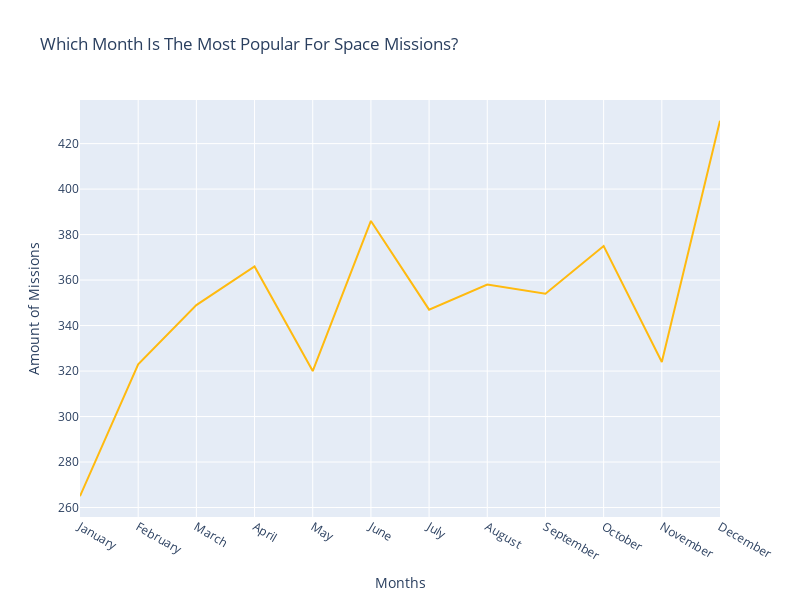

The notebook cell this image was saved under:
### Markdown cell above
### Space Missions Over The Months

### Code cell
fig = px.line(
    x=x_values,
    y=months.values,
    title="Which Month Is The Most Popular For Space Missions?",
    color_discrete_sequence=['#ffba0f'],
    width=800,
    height=600
)

fig.update_layout(
    xaxis_title="Months",
    yaxis_title="Amount of Missions",
    xaxis=dict(
        tickmode='array',
        tickvals=x_values,
        ticktext=x_values
    )
)

fig.update_traces(hovertemplate='%{y} Missions').show()

### Figure 1 — Plotly figure (JSON) as saved in the notebook; plotly's stock layout.template omitted (floating-point values rounded to 4 significant figures)
{"data": [{"hovertemplate": "%{y} Missions", "legendgroup": "", "line": {"color": "#ffba0f", "dash": "solid"}, "marker": {"symbol": "circle"}, "mode": "lines", "name": "", "orientation": "v", "showlegend": false, "type": "scatter", "x": ["January", "February", "March", "April", "May", "June", "July", "August", "September", "October", "November", "December"], "xaxis": "x", "y": [265, 323, 349, 366, 320, 386, 347, 358, 354, 375, 324, 430], "yaxis": "y"}], "layout": {"height": 600, "legend": {"tracegroupgap": 0}, "title": {"text": "Which Month Is The Most Popular For Space Missions?"}, "width": 800, "xaxis": {"anchor": "y", "domain": [0, 1], "tickmode": "array", "ticktext": ["January", "February", "March", "April", "May", "June", "July", "August", "September", "October", "November", "December"], "tickvals": ["January", "February", "March", "April", "May", "June", "July", "August", "September", "October", "November", "December"], "title": {"text": "Months"}}, "yaxis": {"anchor": "x", "domain": [0, 1], "title": {"text": "Amount of Missions"}}}}
